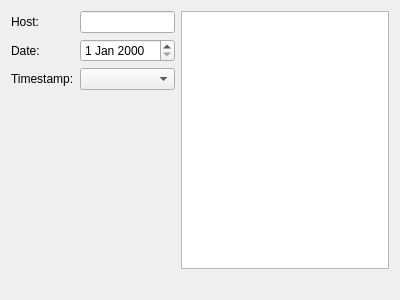
<?xml version="1.0" encoding="UTF-8"?>
<ui version="4.0">
 <class>LocalImportPage</class>
 <widget class="QWizardPage" name="LocalImportPage">
  <property name="geometry">
   <rect>
    <x>0</x>
    <y>0</y>
    <width>400</width>
    <height>300</height>
   </rect>
  </property>
  <property name="windowTitle">
   <string>WizardPage</string>
  </property>
  <property name="title">
   <string>Local Import</string>
  </property>
  <property name="subTitle">
   <string>TODO...</string>
  </property>
  <layout class="QVBoxLayout" name="verticalLayout" stretch="1,0">
   <item>
    <layout class="QHBoxLayout" name="horizontalLayout">
     <item>
      <layout class="QFormLayout" name="formLayout">
       <item row="0" column="0">
        <widget class="QLabel" name="labelHost">
         <property name="text">
          <string>Host:</string>
         </property>
         <property name="buddy">
          <cstring>lineEditHost</cstring>
         </property>
        </widget>
       </item>
       <item row="0" column="1">
        <widget class="QLineEdit" name="lineEditHost"/>
       </item>
       <item row="1" column="0">
        <widget class="QLabel" name="labelDate">
         <property name="text">
          <string>Date:</string>
         </property>
         <property name="buddy">
          <cstring>dateEdit</cstring>
         </property>
        </widget>
       </item>
       <item row="1" column="1">
        <widget class="QDateEdit" name="dateEdit"/>
       </item>
       <item row="2" column="0">
        <widget class="QLabel" name="labelTimestamp">
         <property name="text">
          <string>Timestamp:</string>
         </property>
         <property name="buddy">
          <cstring>comboBoxTimestamp</cstring>
         </property>
        </widget>
       </item>
       <item row="2" column="1">
        <widget class="QComboBox" name="comboBoxTimestamp"/>
       </item>
      </layout>
     </item>
     <item>
      <widget class="QListView" name="listView"/>
     </item>
    </layout>
   </item>
   <item>
    <widget class="QLabel" name="labelSummary"/>
   </item>
  </layout>
 </widget>
 <resources/>
 <connections/>
</ui>
